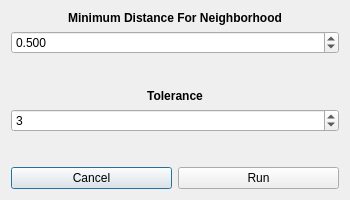
<?xml version="1.0" encoding="UTF-8"?>
<ui version="4.0">
 <class>NearestNeighborRemover</class>
 <widget class="QDialog" name="NearestNeighborRemover">
  <property name="windowModality">
   <enum>Qt::ApplicationModal</enum>
  </property>
  <property name="geometry">
   <rect>
    <x>0</x>
    <y>0</y>
    <width>350</width>
    <height>200</height>
   </rect>
  </property>
  <property name="minimumSize">
   <size>
    <width>350</width>
    <height>200</height>
   </size>
  </property>
  <property name="maximumSize">
   <size>
    <width>350</width>
    <height>200</height>
   </size>
  </property>
  <property name="windowTitle">
   <string>Nearest Neighbor Remover</string>
  </property>
  <property name="windowIcon">
   <iconset resource="resource.qrc">
    <normaloff>:/res/resource/Crabs3D/logo/crabs_3d.png</normaloff>:/res/resource/Crabs3D/logo/crabs_3d.png</iconset>
  </property>
  <layout class="QVBoxLayout" name="verticalLayout_5">
   <item>
    <layout class="QVBoxLayout" name="verticalLayout_4">
     <item>
      <layout class="QVBoxLayout" name="verticalLayout_3">
       <item>
        <layout class="QVBoxLayout" name="verticalLayout">
         <item>
          <widget class="QLabel" name="minDistNeighborhood">
           <property name="text">
            <string>&lt;b&gt;Minimum Distance For Neighborhood&lt;/b&gt;</string>
           </property>
           <property name="alignment">
            <set>Qt::AlignCenter</set>
           </property>
          </widget>
         </item>
         <item>
          <widget class="QDoubleSpinBox" name="minDistSpinBox">
           <property name="decimals">
            <number>3</number>
           </property>
           <property name="maximum">
            <double>1000.000000000000000</double>
           </property>
           <property name="singleStep">
            <double>0.500000000000000</double>
           </property>
           <property name="value">
            <double>0.500000000000000</double>
           </property>
          </widget>
         </item>
        </layout>
       </item>
       <item>
        <spacer name="verticalSpacer_2">
         <property name="orientation">
          <enum>Qt::Vertical</enum>
         </property>
         <property name="sizeHint" stdset="0">
          <size>
           <width>20</width>
           <height>40</height>
          </size>
         </property>
        </spacer>
       </item>
       <item>
        <layout class="QVBoxLayout" name="verticalLayout_2">
         <item>
          <widget class="QLabel" name="toleranceLabel">
           <property name="text">
            <string>&lt;b&gt;Tolerance&lt;/b&gt;</string>
           </property>
           <property name="alignment">
            <set>Qt::AlignCenter</set>
           </property>
          </widget>
         </item>
         <item>
          <widget class="QSpinBox" name="toreranceSpin">
           <property name="minimum">
            <number>1</number>
           </property>
           <property name="maximum">
            <number>1000</number>
           </property>
           <property name="value">
            <number>3</number>
           </property>
          </widget>
         </item>
        </layout>
       </item>
       <item>
        <spacer name="verticalSpacer">
         <property name="orientation">
          <enum>Qt::Vertical</enum>
         </property>
         <property name="sizeHint" stdset="0">
          <size>
           <width>20</width>
           <height>40</height>
          </size>
         </property>
        </spacer>
       </item>
      </layout>
     </item>
     <item>
      <layout class="QHBoxLayout" name="horizontalLayout">
       <item>
        <widget class="QPushButton" name="cancelButton">
         <property name="text">
          <string>Cancel</string>
         </property>
        </widget>
       </item>
       <item>
        <widget class="QPushButton" name="runButton">
         <property name="text">
          <string>Run</string>
         </property>
        </widget>
       </item>
      </layout>
     </item>
    </layout>
   </item>
  </layout>
 </widget>
 <tabstops>
  <tabstop>minDistSpinBox</tabstop>
  <tabstop>toreranceSpin</tabstop>
  <tabstop>runButton</tabstop>
  <tabstop>cancelButton</tabstop>
 </tabstops>
 <resources>
  <include location="resource.qrc"/>
 </resources>
 <connections/>
</ui>
